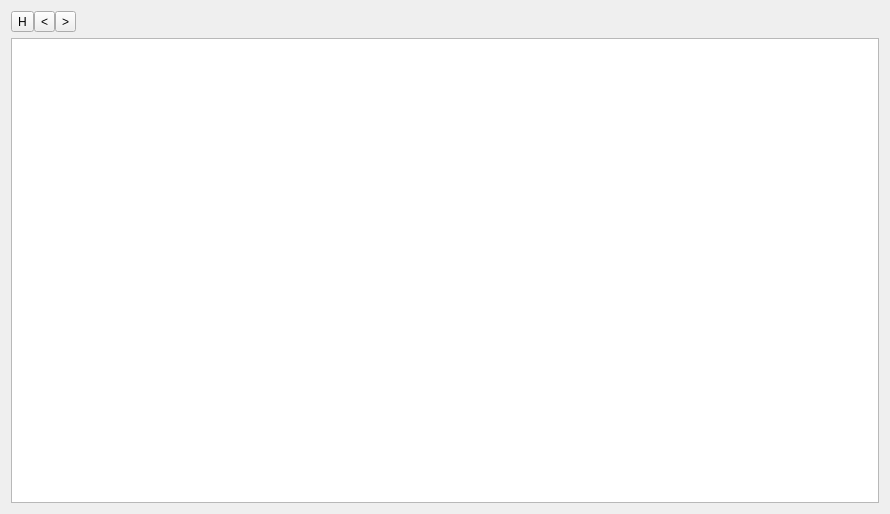
<?xml version="1.0" encoding="UTF-8"?>
<ui version="4.0">
 <class>HelpDialog</class>
 <widget class="QDialog" name="HelpDialog">
  <property name="geometry">
   <rect>
    <x>0</x>
    <y>0</y>
    <width>890</width>
    <height>514</height>
   </rect>
  </property>
  <property name="windowTitle">
   <string>Help</string>
  </property>
  <layout class="QVBoxLayout" name="verticalLayout">
   <item>
    <layout class="QHBoxLayout" name="horizontalLayout">
     <property name="spacing">
      <number>0</number>
     </property>
     <item>
      <widget class="QToolButton" name="homeButton">
       <property name="text">
        <string>H</string>
       </property>
       <property name="icon">
        <iconset resource="../../resources/resources.qrc">
         <normaloff>:/images/noun_148012_cc.png</normaloff>:/images/noun_148012_cc.png</iconset>
       </property>
      </widget>
     </item>
     <item>
      <widget class="QToolButton" name="backwardButton">
       <property name="text">
        <string>&lt;</string>
       </property>
       <property name="icon">
        <iconset resource="../../resources/resources.qrc">
         <normaloff>:/images/noun_148014_cc.png</normaloff>:/images/noun_148014_cc.png</iconset>
       </property>
      </widget>
     </item>
     <item>
      <widget class="QToolButton" name="forwardButton">
       <property name="text">
        <string>&gt;</string>
       </property>
       <property name="icon">
        <iconset resource="../../resources/resources.qrc">
         <normaloff>:/images/noun_148032_cc.png</normaloff>:/images/noun_148032_cc.png</iconset>
       </property>
      </widget>
     </item>
     <item>
      <spacer name="horizontalSpacer">
       <property name="orientation">
        <enum>Qt::Horizontal</enum>
       </property>
       <property name="sizeHint" stdset="0">
        <size>
         <width>40</width>
         <height>20</height>
        </size>
       </property>
      </spacer>
     </item>
    </layout>
   </item>
   <item>
    <widget class="HelpBrowser" name="helpBrowser"/>
   </item>
  </layout>
 </widget>
 <customwidgets>
  <customwidget>
   <class>HelpBrowser</class>
   <extends>QTextBrowser</extends>
   <header>help/helpbrowser.h</header>
  </customwidget>
 </customwidgets>
 <resources>
  <include location="../../resources/resources.qrc"/>
 </resources>
 <connections/>
</ui>
